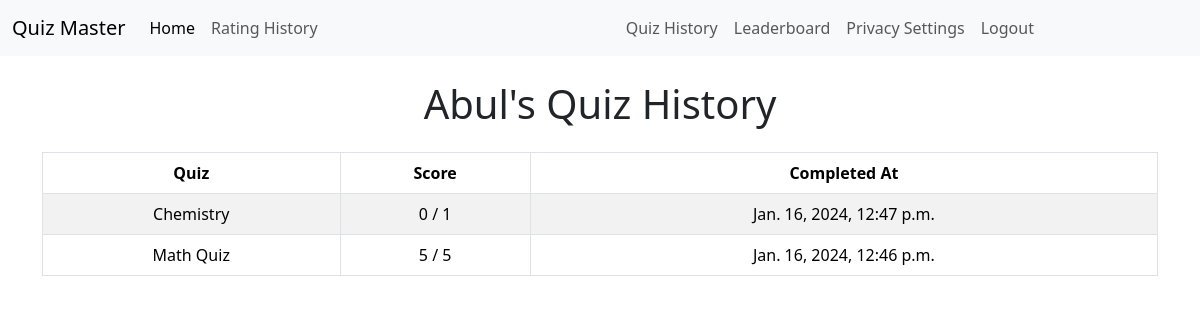
The app's page /quiz_history/abul/ (signed in), older data.
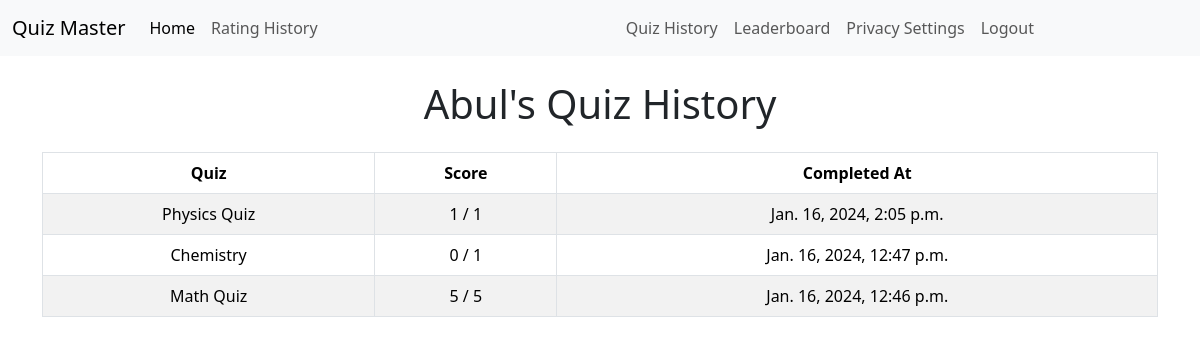
The same page, newer data.
### quizzes/models.py (models this page shows, shortened)
class UserQuizHistory(models.Model):
    user = models.ForeignKey(User, on_delete=models.CASCADE)
    quiz = models.ForeignKey(Quiz, on_delete=models.CASCADE)
    score = models.IntegerField()
    totalMarks = models.IntegerField(default=0)
    completed_at = models.DateTimeField(auto_now_add=True)

class Quiz(models.Model):
    title = models.CharField(max_length=255)
    description = models.TextField()
    category = models.ForeignKey(Category, on_delete=models.CASCADE)
    has_time_limit = models.BooleanField(default=False)

### core/views.py (the view)
# urls.py: path('quiz_history/<str:username>/', quiz_history, name='quiz_history'),
@login_required
def quiz_history(request, username):
    user = get_object_or_404(User, username=username)
    quiz_history = UserQuizHistory.objects.filter(
        user=user).order_by('-completed_at')
    context = {
        'user': user,
        'quiz_history': quiz_history,
    }
    return render(request, 'quiz_history.html', context)

### core/templates/quiz_history.html
{% extends 'base.html' %}
{% block content %}
<div class="container mt-4">
    <h1 class="text-center mb-4">{{ user.username|title }}'s Quiz History</h1>
    {% if quiz_history %}
    <table class="table table-striped table-bordered text-center">
        <thead class="thead-dark">
            <tr>
                <th scope="col">Quiz</th>
                <th scope="col">Score</th>
                <th scope="col">Completed At</th>
            </tr>
        </thead>
        <tbody>
            {% for history in quiz_history %}
            <tr>
                <td>{{ history.quiz.title }}</td>
                <td>{{ history.score }} / {{ history.totalMarks }}</td>
                <td>{{ history.completed_at }}</td>
            </tr>
            {% endfor %}
        </tbody>
    </table>
    {% else %}
    <p class="text-center">No quiz history available.</p>
    {% endif %}
</div>
{% endblock %}

Row changes from the older to the newer data that the page shows:
added UserQuizHistory: quiz "Physics Quiz", score "1", totalMarks "1", completed_at "Jan. 16, 2024, 2:05 p.m."
